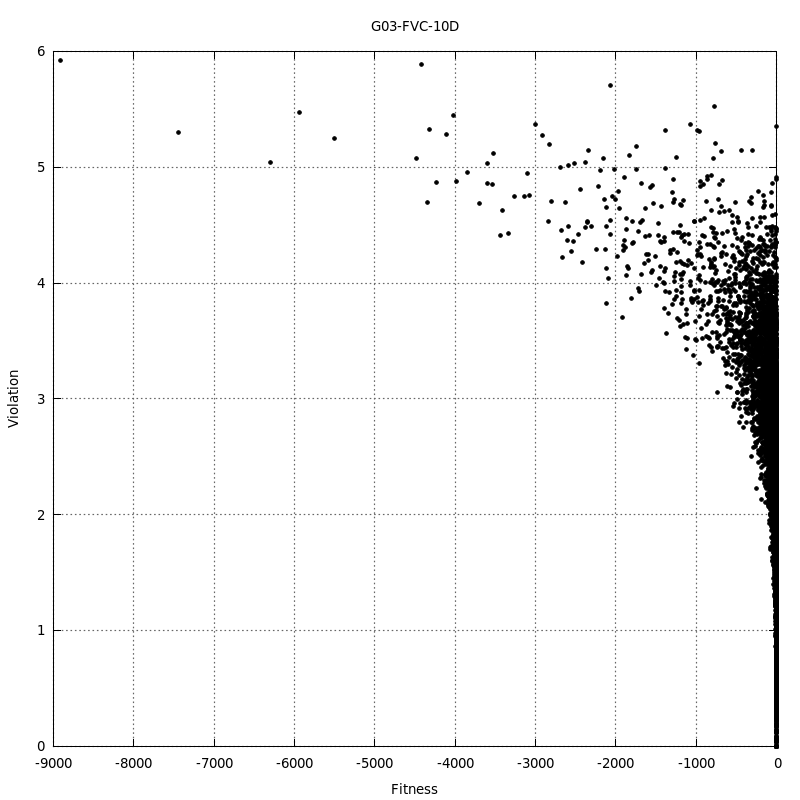

Source code (gnuplot):
set terminal pngcairo size 800,800 enhanced font 'Verdana,10'
set output "FVC.png"
set title "G03-FVC-10D"
#
set xlabel "Fitness"
set ylabel "Violation"
set grid ytics lt 0 lw 2 lc rgb "#666666"
set grid xtics lt 0 lw 2 lc rgb "#666666"
#
plot "FVC.dat" using 1:2 title '' pt 7 ps 0.6 lt 0
